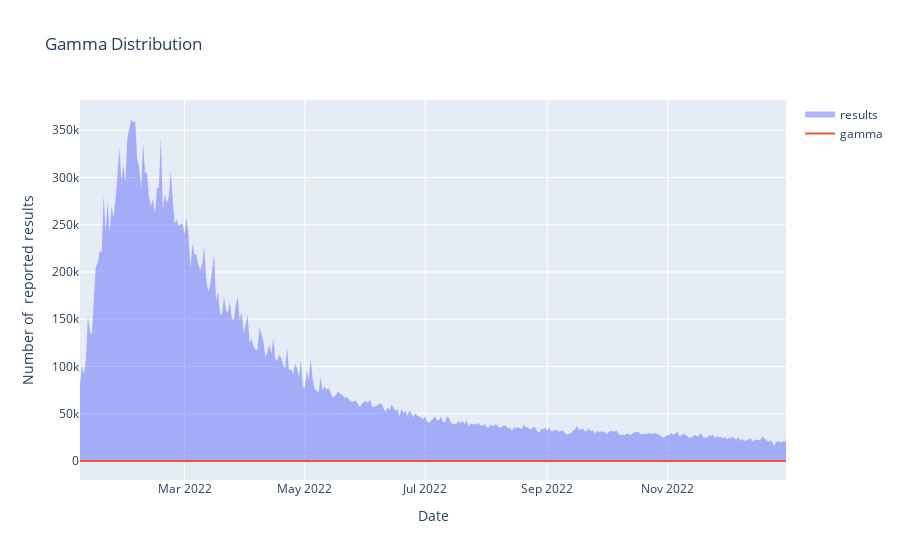

The notebook cell saved with this chart:
### Code cell
import plotly.graph_objects as go
import pandas as pd
df = pd.read_csv('data.csv', delimiter=",")
# gama分布拟合
num = df['Number of  reported results'].values
# gamma分布拟合
from scipy.stats import gamma
import numpy as np
import matplotlib.pyplot as plt
gamma_fit = gamma.fit(num)
print(gamma_fit)
# gamma分布拟合结果
x = np.linspace(0, num.max(), len(num))
y = gamma.pdf(x, gamma_fit[0], gamma_fit[1], gamma_fit[2])
# 转换日期格式
df['Date'] = pd.to_datetime(df['Date'])
df = df.sort_values(by='Date')
# 使用plotly进行高阶可视化
import plotly.graph_objects as go
fig = go.Figure()
# 填充曲线下方区域

fig.add_trace(go.Scatter(x=df['Date'], y=df['Number of  reported results'],mode='none',fill='tozeroy',name='results'))

fig.add_trace(go.Scatter(x=df['Date'], y=y,mode='lines',name='gamma'))
fig.update_layout(title='Gamma Distribution',xaxis_title='Date',yaxis_title='Number of  reported results')
fig.show()

### Figure 1 — Plotly figure (JSON) as saved in the notebook; plotly's stock layout.template omitted (floating-point values rounded to 4 significant figures; data arrays with more than 128 entries replaced by an {"elided": "..."} marker saying what was removed)
{"data": [{"fill": "tozeroy", "mode": "none", "name": "results", "type": "scatter", "x": {"elided": "359 str values"}, "y": {"elided": "359 int values"}}, {"mode": "lines", "name": "gamma", "type": "scatter", "x": {"elided": "359 str values"}, "y": {"elided": "359 float values"}}], "layout": {"title": {"text": "Gamma Distribution"}, "xaxis": {"title": {"text": "Date"}}, "yaxis": {"title": {"text": "Number of  reported results"}}}}
